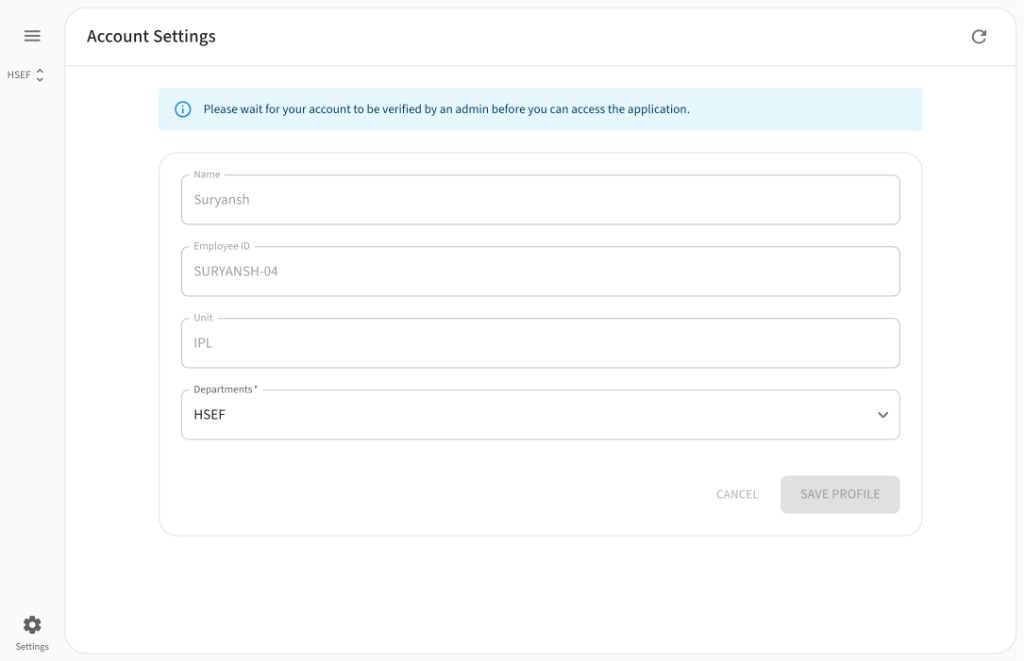
#> input picture apps/raven/help-doc/screenshots/verification_banner.png, 1024 x 661 px, found by its file name
$ python annotate_verification_banner.py
#> lines starting #> are read from the running program, lines starting #| are printed output that depends on the picture
from PIL import Image, ImageDraw, ImageFont
import os
import math

SCREENSHOTS_DIR = "/Users/suryanshsrivastava/Testing Files/apps/raven/help-doc/screenshots"
ANNOTATED_DIR = os.path.join(SCREENSHOTS_DIR, "annotated")

ARROW_COLOR = (220, 50, 50)

try:
    FONT = ImageFont.truetype("/System/Library/Fonts/Helvetica.ttc", 18)
    FONT_SMALL = ImageFont.truetype("/System/Library/Fonts/Helvetica.ttc", 14)
    FONT_LARGE = ImageFont.truetype("/System/Library/Fonts/Helvetica.ttc", 22)
except:
    FONT = ImageFont.load_default()
    FONT_SMALL = FONT
    FONT_LARGE = FONT


def draw_arrow(draw, start, end, color=ARROW_COLOR, width=3):
    draw.line([start, end], fill=color, width=width)
    angle = math.atan2(end[1] - start[1], end[0] - start[0])
    arrow_length = 15
    arrow_angle = math.pi / 6
    x1 = end[0] - arrow_length * math.cos(angle - arrow_angle)
    y1 = end[1] - arrow_length * math.sin(angle - arrow_angle)
    x2 = end[0] - arrow_length * math.cos(angle + arrow_angle)
    y2 = end[1] - arrow_length * math.sin(angle + arrow_angle)
    draw.polygon([end, (x1, y1), (x2, y2)], fill=color)


def draw_label(draw, position, text, font=FONT, color=ARROW_COLOR, bg=True):
    bbox = font.getbbox(text)
    text_width = bbox[2] - bbox[0]
    text_height = bbox[3] - bbox[1]
    x, y = position
    if bg:
        padding = 6
        draw.rectangle(
            [x - padding, y - padding, x + text_width + padding, y + text_height + padding],
            fill=(255, 255, 255, 240),
            outline=color,
            width=2
        )
    draw.text(position, text, fill=color, font=font)


def annotate_verification_banner():
    img = Image.open(os.path.join(SCREENSHOTS_DIR, "verification_banner.png")).convert("RGBA")
    overlay = Image.new("RGBA", img.size, (0, 0, 0, 0))
#> overlay: PIL image 1024x661 RGBA; every value is 0
    draw = ImageDraw.Draw(overlay)

    # Highlight the verification banner
    draw.rectangle([155, 85, 920, 120], outline=ARROW_COLOR, width=3)
    draw_label(draw, (300, 60), "Verification pending banner", font=FONT, color=ARROW_COLOR)
    draw_arrow(draw, (430, 80), (500, 87))

    # Label the profile fields
    draw_label(draw, (700, 165), "Name", font=FONT_SMALL, color=(0, 100, 200))
    draw_label(draw, (700, 230), "Employee ID", font=FONT_SMALL, color=(0, 100, 200))
    draw_label(draw, (700, 300), "Unit (auto-filled)", font=FONT_SMALL, color=(0, 100, 200))
    draw_label(draw, (700, 380), "Department", font=FONT_SMALL, color=(0, 100, 200))

    # Note about the banner disappearing
    draw_label(draw, (200, 500), "This banner disappears once an admin verifies your account", font=FONT_SMALL, color=(0, 150, 0))

    result = Image.alpha_composite(img, overlay).convert("RGB")
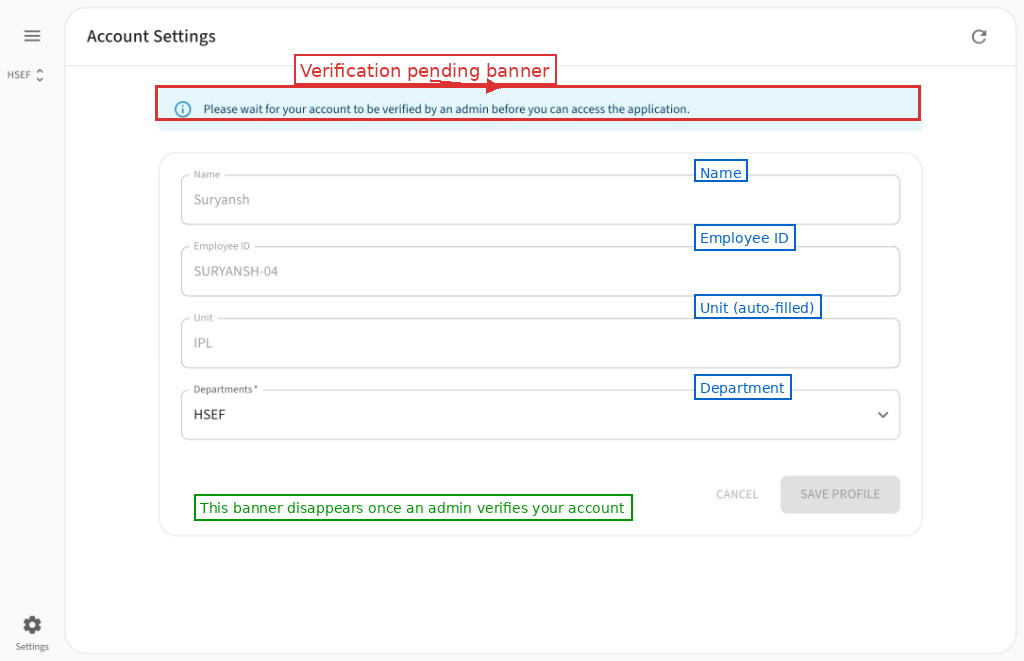
#> result: PIL image 1024x661 RGB; mean R, G, B 249.1, 249.2, 249.3
    result.save(os.path.join(ANNOTATED_DIR, "17_verification_banner.png"))
    print("[OK] 17_verification_banner.png")


if __name__ == "__main__":
    annotate_verification_banner()
